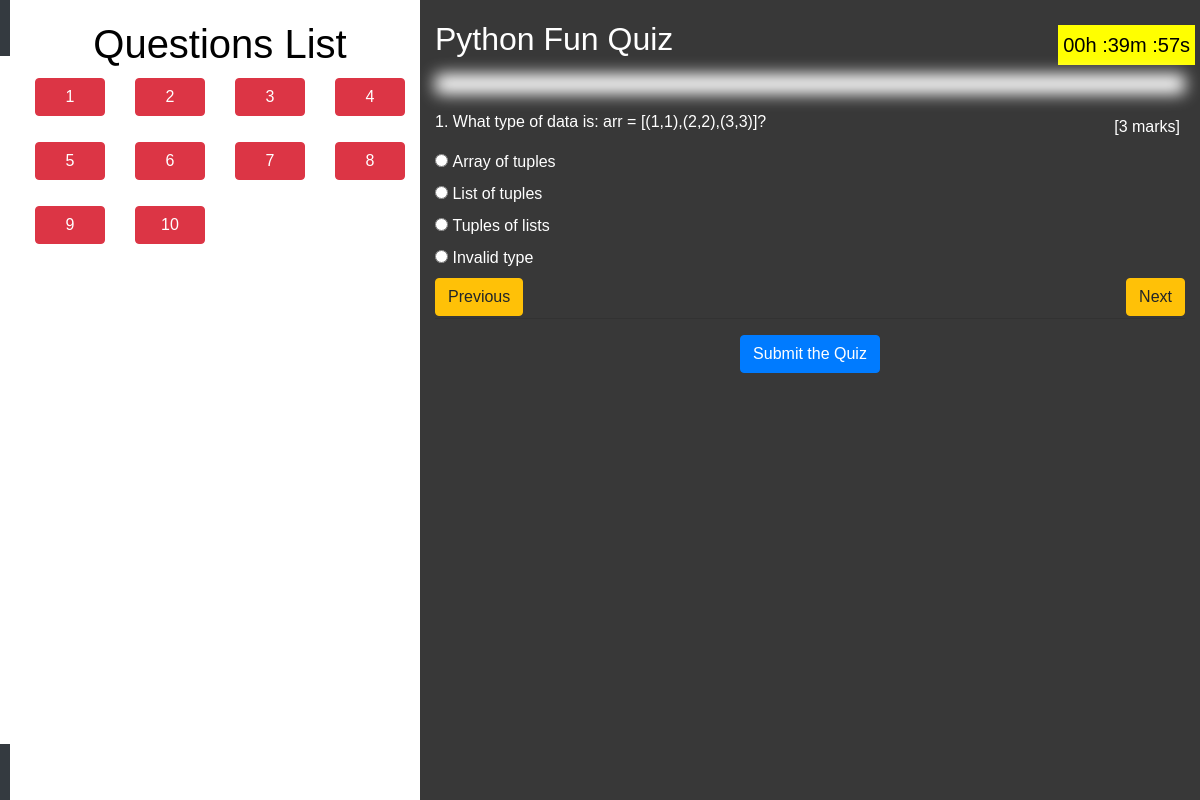
/quiz/quiz_ques/python-fun-quiz (signed in), run on the app's committed database.
### QuizApp/models.py (models this page shows, shortened)
class HardQuestionAnwers(models.Model):
    TYPE_CHOICES = [
    ('single', 'Single Correct Answer'),
    ('multiple', 'Multiple Correct Answers'),
    ]
    ANSWER_CHOICES = [
    ('1', 'Option 1'),
    ('2', 'Option 2'),
    ('3', 'Option 3'),
    ('4', 'Option 4'),
    ('5', 'Option 5'),
    ]
    quiz = models.ForeignKey(Quiz, on_delete=models.CASCADE)
    type_of_quiz = models.CharField(max_length=250, choices=TYPE_CHOICES, default='single')
    question = models.TextField(
        verbose_name=("Question"),
        blank=False)
    option_1 = models.TextField(
        verbose_name=("Type Option 1"),
        help_text=("Enetr option 1. This field has to be filled compulsorily."),
        blank=False)
    option_2 = models.TextField(
        verbose_name=("Type Option 2"),
        help_text=("Enter option 2. This field has to be filled compulsorily."),
        blank=True)
    option_3 = models.TextField(
        verbose_name=("Type Option 3"),
        help_text=("Enter option 3. If not required, then skip and leave the field blank."),
        default="",
        blank=True)
    option_4 = models.TextField(
        verbose_name=("Type Option 4"),
        help_text=("Enter option 4. If not required, then skip and leave the field blank."),
        default="",
        blank=True)
    option_5 = models.TextField(
        verbose_name=("Type Option 5"),
        help_text=("Enter option 5. If not required, then skip and leave the field blank."),
        default="",
        blank=True)
    answer = models.CharField(max_length=250, choices=ANSWER_CHOICES,  blank=True)
    answers = models.CharField(max_length=250, default="")
    level = models.CharField(max_length=250, null=False, blank=False, default="hard")

class MediumQuestionAnwers(models.Model):
    TYPE_CHOICES = [
    ('single', 'Single Correct Answer'),
    ('multiple', 'Multiple Correct Answers'),
    ]
    ANSWER_CHOICES = [
    ('1', 'Option 1'),
    ('2', 'Option 2'),
    ('3', 'Option 3'),
    ('4', 'Option 4'),
    ('5', 'Option 5'),
    ]
    quiz = models.ForeignKey(Quiz, on_delete=models.CASCADE)
    type_of_quiz = models.CharField(max_length=250, choices=TYPE_CHOICES, default='single')
    question = models.TextField(
        verbose_name=("Question"),
        blank=False)
    option_1 = models.TextField(
        verbose_name=("Type Option 1"),
        help_text=("Enetr option 1. This field has to be filled compulsorily."),
        blank=False)
    option_2 = models.TextField(
        verbose_name=("Type Option 2"),
        help_text=("Enter option 2. This field has to be filled compulsorily."),
        blank=True)
    option_3 = models.TextField(
        verbose_name=("Type Option 3"),
        help_text=("Enter option 3. If not required, then skip and leave the field blank."),
        default="",
        blank=True)
    option_4 = models.TextField(
        verbose_name=("Type Option 4"),
        help_text=("Enter option 4. If not required, then skip and leave the field blank."),
        default="",
        blank=True)
    option_5 = models.TextField(
        verbose_name=("Type Option 5"),
        help_text=("Enter option 5. If not required, then skip and leave the field blank."),
        default="",
        blank=True)
    answer = models.CharField(max_length=250, choices=ANSWER_CHOICES,  blank=True)
    answers = models.CharField(max_length=250, default="")
    level = models.CharField(max_length=250, null=False, blank=False, default="medium")

class EasyQuestionAnwers(models.Model):
    TYPE_CHOICES = [
    ('single', 'Single Correct Answer'),
    ('multiple', 'Multiple Correct Answers'),
    ]
    ANSWER_CHOICES = [
    ('1', 'Option 1'),
    ('2', 'Option 2'),
    ('3', 'Option 3'),
    ('4', 'Option 4'),
    ('5', 'Option 5'),
    ]
    quiz = models.ForeignKey(Quiz, on_delete=models.CASCADE)
    type_of_quiz = models.CharField(max_length=250, choices=TYPE_CHOICES, default='single')
    question = models.TextField(
        verbose_name=("Question"),
        blank=False)
    option_1 = models.TextField(
        verbose_name=("Type Option 1"),
        help_text=("Enetr option 1. This field has to be filled compulsorily."),
        blank=False)
    option_2 = models.TextField(
        verbose_name=("Type Option 2"),
        help_text=("Enter option 2. This field has to be filled compulsorily."),
        blank=True)
    option_3 = models.TextField(
        verbose_name=("Type Option 3"),
        help_text=("Enter option 3. If not required, then skip and leave the field blank."),
        default="",
        blank=True)
    option_4 = models.TextField(
        verbose_name=("Type Option 4"),
        help_text=("Enter option 4. If not required, then skip and leave the field blank."),
        default="",
        blank=True)
    option_5 = models.TextField(
        verbose_name=("Type Option 5"),
        help_text=("Enter option 5. If not required, then skip and leave the field blank."),
        default="",
        blank=True)
    answer = models.CharField(max_length=250, choices=ANSWER_CHOICES,  blank=True)
    answers = models.CharField(max_length=250, default="")
    level = models.CharField(max_length=250, null=False, blank=False, default="easy")

class Quiz(models.Model):
    MARKING_CHOICES = [
    ('same', 'Same Marking for all Category'),
    ('different', 'Different Marking for all Category'),
    ]
    title = models.CharField(
        verbose_name=("Title"),
        max_length=60, blank=False)
    description = models.TextField(
        verbose_name=("Description"),
        default = "Get Set Go",
        blank=True, help_text=("A description of the quiz. [Optional]"))
    category = models.ForeignKey(
        Category, null=True, blank=False,
        verbose_name=("Category"), on_delete=models.CASCADE)
    random_order = models.BooleanField(
        blank=False, default=False,
        verbose_name=("Random Order"),
        help_text=("Display the questions in "
                    "a random order or as they "
                    "are set?"))
    max_questions = models.PositiveIntegerField(
        blank=False, null=True, verbose_name=("Max Questions"),
        help_text=("Number of questions to be asked on each attempt. [Optional]"))
    answers_at_end = models.BooleanField(
        blank=False, default=False,
        help_text=("Correct answer is NOT shown after question."
                    " Answers displayed at the end."),
        verbose_name=("Answers at end"))
    pass_mark = models.SmallIntegerField(
        blank=False, default=100,
        verbose_name=("Pass Mark"),
        help_text=("Percentage required to pass exam."),
        validators=[MaxValueValidator(100)])
    marking = models.CharField(max_length=250, choices=MARKING_CHOICES, default='same')
    success_text = models.TextField(
        blank=True, help_text=("Displayed if user passes. [Optional]"),
        verbose_name=("Success Text"), default = "Hey, you successfully passed the quiz. It was difficult but you indeed succeeded. Congratulations and wish you more success!!!.")
    fail_text = models.TextField(
        verbose_name=("Fail Text"),
        blank=True, help_text=("Displayed if user fails. [Optional]"), default = "Hey, you were not able to pass this time. But don't lose hope. Work hard and come with a bang next time.")
    time_alloted = models.CharField(
        max_length=250,
        verbose_name=("Time Alloted"),
        blank=False, help_text=("Time to be alloted for Quiz."),)
    slug = models.SlugField(max_length = 250, null = True, blank = True,)
    quiz_setter = models.ForeignKey(User,on_delete=models.CASCADE,default=None)
    ready_status = models.BooleanField(blank=True, default=False)
    class Meta:
        verbose_name = ("Quiz")
        verbose_name_plural = ("Quizzes")

### QuizApp/views.py (the view)
# urls.py: path('quiz_ques/<slug:slug>',views.QuizQuestions.as_view(), name = "quiz_ques"),
class QuizQuestions(View):
	def get(self,request,*args,**kwargs):
		try:
			request.session['id']
			quiz = Quiz.objects.filter(slug = kwargs['slug'])[0]
			context = {}
			context['ques_count'] = quiz_actual_question_count(quiz)
			if quiz.marking == 'same':
				easy_count,medium_count,hard_count,marks,neg_marks,total_marks = marks_n_level(quiz)
				context['marks'] = marks
				context['neg_marks'] = neg_marks
			else:
				easy_count,medium_count,hard_count,easy_marks,medium_marks,hard_marks,easy_neg_marks,medium_neg_marks,hard_neg_marks,total_marks = marks_n_level(quiz)
				context['easy_marks'] = easy_marks
				context['medium_marks'] = medium_marks
				context['hard_marks'] = hard_marks
				context['easy_neg_marks'] = easy_neg_marks
				context['medium_neg_marks'] = medium_neg_marks
				context['hard_neg_marks'] = hard_neg_marks
			ques_count = quiz_actual_question_count(quiz)
			easy_ques = random_ques_list(quiz,EasyQuestionAnwers,easy_count)
			medium_ques = random_ques_list(quiz,MediumQuestionAnwers,medium_count)
			hard_ques = random_ques_list(quiz,HardQuestionAnwers,hard_count)
			ques_merge = easy_ques + medium_ques + hard_ques
			random.shuffle(ques_merge)
			context['quiz'] = quiz
			context['ques'] = ques_merge
			time = quiz.time_alloted.split(':')
			context['hours'] = time[0]
			context['minutes'] = time[1]
			context['seconds'] = time[2]
			return render(request, 'quiz.html', context)
		except:
			return HttpResponse("Did you refresh or come to this page directly. \nYou need to fill details inorder to access this page. \nPlease do the needful and try again. \nYour quiz is submitted and marks would be displayed if at all you have refreshed.")

### templates/quiz.html (shortened to what this page needs)
{% extends 'base_nav.html' %}
{% load crispy_forms_tags %}
{% block body %}
  <link rel="stylesheet" href="https://maxcdn.bootstrapcdn.com/bootstrap/4.3.1/css/bootstrap.min.css">
<!DOCTYPE html>
<html>
<head>
</head>
<body>
<div class="split left">
  <center><h1 style="color: black; "> Questions List</h1></center>
  <center>
    {% for q in ques %}
        {% if forloop.first %}<div class="row text-center" style="margin: 10px;">{% endif %}
        <div class="col-lg-3 col-md-6 col-sm-6" >
          <div class="thumbnail">
          <div class="caption">
            <p><a role="button" class="btn btn-danger btn-block" id="scroll{{forloop.counter}}" onclick="scroll_section(this.id)">{{forloop.counter}}</a></p>
          </div>
        </div>
        </div>
        {% if forloop.counter|divisibleby:4 %}</div><div class="row text-center" style="margin: 10px;">{% endif %}
        {% if forloop.last %}</div>{% endif %}
    {% endfor %}
</center>
</div>
<div class="split right">
  <p class="sticky" id="timer"></p>
    <div class="container">
      <h2 class="card-title" style="color:white;">{{quiz.title}}</h2>
      <hr class="new5">
      <div>
      {% if quiz.marking == "same" %}
      {% for q in ques %}
      <div id="section{{forloop.counter}}">
        <p style="float: right; margin: 5px;">[{{marks}} marks]</p>
        <script type="text/javascript">
          marks.push(Number("{{marks}}"));
          neg_marks.push(Number("{{neg_marks}}"));
        </script>
       {% if q.type_of_quiz == "single" %}
        <p id="{{forloop.counter}}">{{forloop.counter}}. {{q.question}}</p>
        <input type="radio" id="{{forloop.counter}}option1" name="{{forloop.counter}}" value="1">
        <label for="{{forloop.counter}}option1">{{q.option_1}}</label><br>
        <input type="radio" id="{{forloop.counter}}option2" name="{{forloop.counter}}" value="2">
        <label for="{{forloop.counter}}option2">{{q.option_2}}</label><br>
        {% if q.option_3 != "" %}
        <input type="radio" id="{{forloop.counter}}option3" name="{{forloop.counter}}" value="3">
        <label for="{{forloop.counter}}option3">{{q.option_3}}</label><br>
        {% endif %}
        {% if q.option_4 != "" %}
        <input type="radio" id="{{forloop.counter}}option4" name="{{forloop.counter}}" value="4">
        <label for="{{forloop.counter}}option4">{{q.option_4}}</label><br>
        {% endif %}
        {% if q.option_5 != "" %}
        <input type="radio" id="{{forloop.counter}}option5" name="{{forloop.counter}}" value="5">
        <label for="{{forloop.counter}}option5">{{q.option_5}}</label><br>
        {% endif %}
        <p role="button" class="btn btn-warning" id ="next{{forloop.counter}}" onclick="next_section(this.id)" style="float: right;">Next</p>
        <p role="button" class="btn btn-warning" id ="prev{{forloop.counter}}" onclick="prev_section(this.id)" style="float:left;">Previous</p>
        <br>
        <hr>
        {% elif q.type_of_quiz == "multiple" %}
        <p id="{{forloop.counter}}">{{forloop.counter}}. {{q.question}}</p>
        <input type="checkbox" id="{{forloop.counter}}option1" name="{{forloop.counter}}" value="1">
        <label for="{{forloop.counter}}option1">{{q.option_1}}</label><br>
        <input type="checkbox" id="{{forloop.counter}}option2" name="{{forloop.counter}}" value="2">
        <label for="{{forloop.counter}}option2">{{q.option_2}}</label><br>
        {% if q.option_3 != "" %}
        <input type="checkbox" id="{{forloop.counter}}option3" name="{{forloop.counter}}" value="3">
        <label for="{{forloop.counter}}option3">{{q.option_3}}</label><br>
        {% endif %}
        {% if q.option_4 != "" %}
        <input type="checkbox" id="{{forloop.counter}}option4" name="{{forloop.counter}}" value="4">
        <label for="{{forloop.counter}}option4">{{q.option_4}}</label><br>
        {% endif %}
        {% if q.option_5 != "" %}
        <input type="checkbox" id="{{forloop.counter}}option5" name="{{forloop.counter}}" value="5">
        <label for="{{forloop.counter}}option5">{{q.option_5}}</label><br>
        {% endif %}
        <p role="button" class="btn btn-warning" id ="next{{forloop.counter}}" onclick="next_section(this.id)" style="float: right;">Next</p>
        <p role="button" class="btn btn-warning" id ="prev{{forloop.counter}}" onclick="prev_section(this.id)" style="float:left;">Previous</p>
        <br>
        <hr>
        {% endif %}
      </div>
      {% endfor %}
      {% else %}
      {% for q in ques %}
      <div id="section{{forloop.counter}}">
        {% if q.level == "easy" %}
        <p style="float: right; margin: 5px;">[{{easy_marks}} marks]</p>
        <script type="text/javascript">
          marks.push(Number("{{easy_marks}}"));
          neg_marks.push(Number("{{easy_neg_marks}}"));
        </script>
        {% elif q.level == "medium" %}
        <p style="float: right; margin: 5px;">[{{medium_marks}} marks]</p>
        <script type="text/javascript">
          marks.push(Number("{{medium_marks}}"));
          neg_marks.push(Number("{{medium_neg_marks}}"));
        </script>
        {% else %}
        <p style="float: right; margin: 5px;">[{{hard_marks}} marks]</p>
        {% endif %}
        {% if q.type_of_quiz == "single" %}
        <p id="{{forloop.counter}}">{{forloop.counter}}. {{q.question}}</p>
        <input type="radio" id="{{forloop.counter}}option1" name="{{forloop.counter}}" value="1">
        <label for="{{forloop.counter}}option1">{{q.option_1}}</label><br>
        <input type="radio" id="{{forloop.counter}}option2" name="{{forloop.counter}}" value="2">
        <label for="{{forloop.counter}}option2">{{q.option_2}}</label><br>
        {% if q.option_3 != "" %}
        <input type="radio" id="{{forloop.counter}}option3" name="{{forloop.counter}}" value="3">
        <label for="{{forloop.counter}}option3">{{q.option_3}}</label><br>
        {% endif %}
        {% if q.option_4 != "" %}
        <input type="radio" id="{{forloop.counter}}option4" name="{{forloop.counter}}" value="4">
        <label for="{{forloop.counter}}option4">{{q.option_4}}</label><br>
        {% endif %}
        <p role="button" class="btn btn-warning" id ="next{{forloop.counter}}" onclick="next_section(this.id)" style="float: right;">Next</p>
        <p role="button" class="btn btn-warning" id ="prev{{forloop.counter}}" onclick="prev_section(this.id)" style="float:left;">Previous</p>
        <br>
        <hr>
        {% endif %}
      </div>
      {% endfor %}
      {% endif %}
      </div>
      <center><p role="button" class="btn btn-primary" id ="btn_end" onclick="answer_submit()">Submit the Quiz</p></center>
    </div>
  </div>
</body>
</html>
{% endblock %}

### data on the page
HardQuestionAnwers: hard_marks "3", question "What type of data is: arr = [(1,1),(2,2),(3,3)]?", option_1 "Array of tuples", option_2 "List of tuples", option_3 "Tuples of lists", option_4 "Invalid type"
Quiz: title "Python Fun Quiz"
